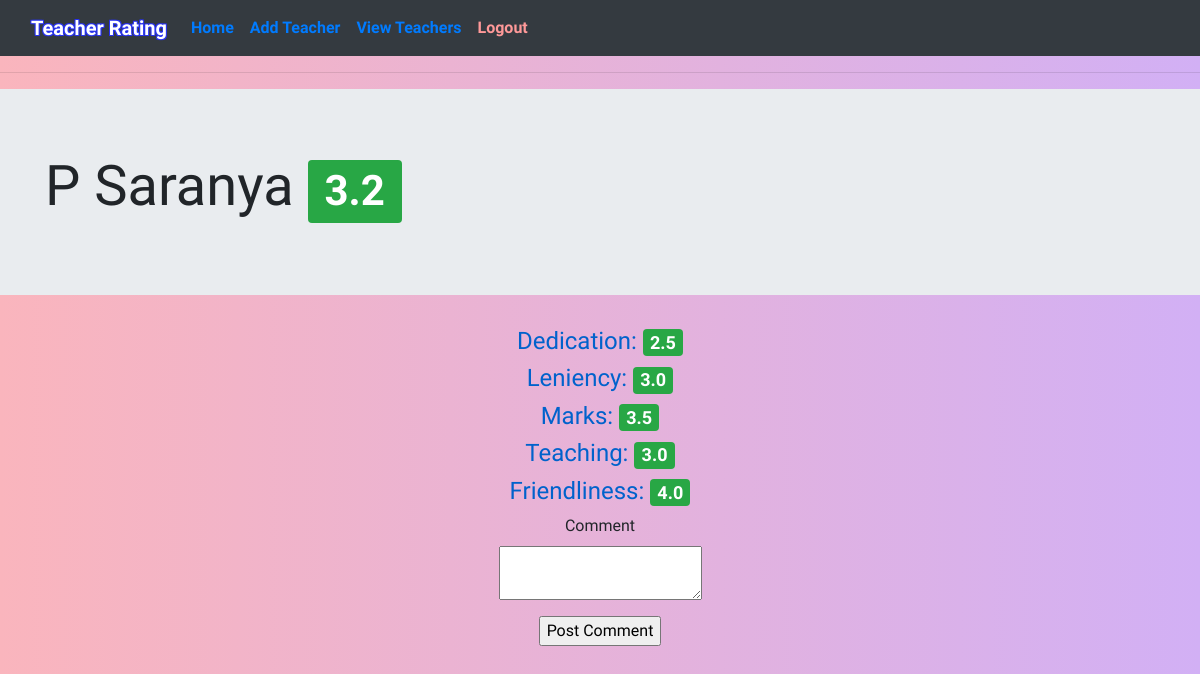
Before: /teacher/2 (signed in) with the older database file.
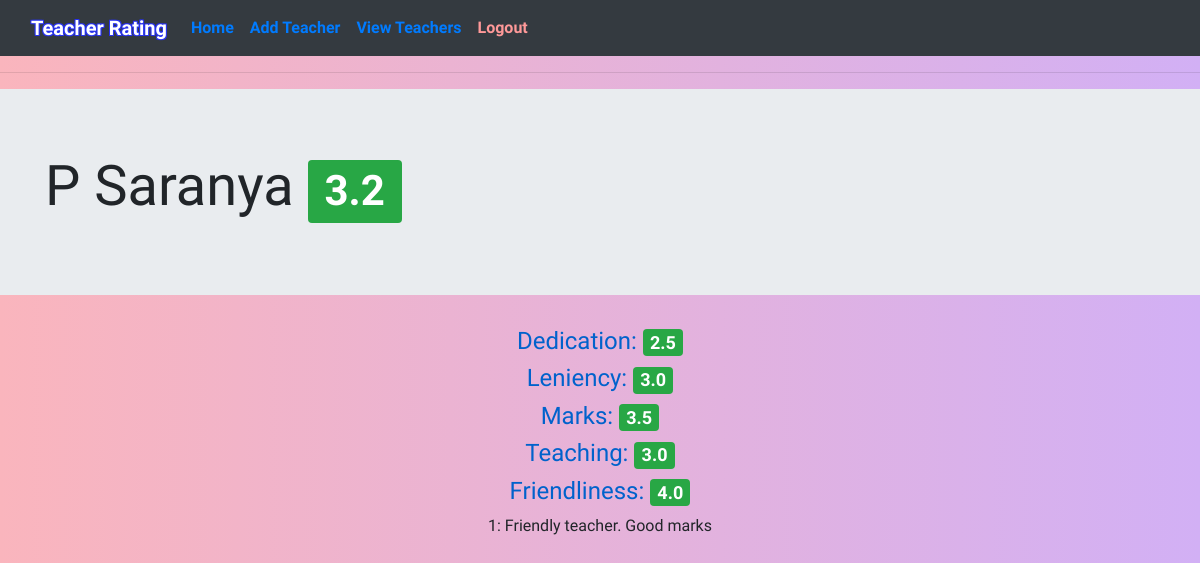
After: the same page with the newer database file.
### app/models.py (models this page shows, shortened)
class Teacher(db.Model):
    id = db.Column(db.Integer, primary_key=True)
    first_name = db.Column(db.String(64), index=True)
    last_name = db.Column(db.String(64), index=True)
    dept = db.Column(db.String(64), index=True)
    overall_score = db.Column(db.Float, default=0.0)
    dedication_score = db.Column(db.Float, default=0.0)
    leniency_score = db.Column(db.Float, default=0.0)
    marks_score = db.Column(db.Float, default=0.0)
    teaching_score = db.Column(db.Float, default=0.0)
    friendliness_score = db.Column(db.Float, default=0.0)
    created_at = db.Column(db.DateTime, index=True, default=datetime.utcnow)
    created_by = db.Column(db.Integer, db.ForeignKey('user.id'))

class Comment(db.Model):
    id = db.Column(db.Integer, primary_key=True)
    teacher_id = db.Column(db.Integer, db.ForeignKey('teacher.id'))
    user_id = db.Column(db.Integer, db.ForeignKey('teacher.id'))
    value = db.Column(db.String(140))
    created_at = db.Column(db.DateTime, index=True, default=datetime.utcnow)
    def __repr__(self):
        return '<Comment {}>'.format(str(self.user_id) + ": " + self.value)

### app/routes.py (the view, shortened to what this page needs)
@app.route('/teacher/<teacherId>', methods=['GET', 'POST'])
@login_required
def teacher(teacherId):
    teacher = Teacher.query.filter_by(id=teacherId).first()
    if teacher is not None:
        prevcomment = Comment.query.filter_by(user_id=current_user.id, teacher_id=teacherId).first()
        print(prevcomment)
        if prevcomment is None:
            form = CommentForm()
            comments = Comment.query.filter_by(teacher_id=teacherId).all()
            return render_template('teacher.html', teacher=teacher, form=form, comments=comments)
        comments = Comment.query.filter_by(teacher_id=teacherId).all()
        return render_template('teacher.html', teacher=teacher, comments=comments)
    flash('Invalid Teacher ID')
    return render_template(url_for('view_teachers'))

### app/models.py (called while the page is built)
@login.user_loader
def load_user(id):
    return User.query.get(int(id))

### app/templates/teacher.html (shortened to what this page needs)
{% extends "base.html" %}
{% block content %}
<div class="jumbotron jumbotron-fluid">
	<div class="container">
		<h1 class="display-4">{{ teacher.first_name }} {{ teacher.last_name }}  <span class="badge badge-success">{{ teacher.overall_score }}</span></h1>
	</div>
</div>
	<div class="container text-center col-md-6">
		<div>
			<h4>Dedication: <span class="badge badge-success">{{ teacher.dedication_score }}</span></h4>
		</div>
		<div>
			<h4>Leniency: <span class="badge badge-success">{{ teacher.leniency_score }}</span></h4>
		</div>
		<div>
			<h4>Marks: <span class="badge badge-success">{{ teacher.marks_score }}</span></h4>
		</div>
		<div>
			<h4>Teaching: <span class="badge badge-success">{{ teacher.teaching_score }}</span></h4>
		</div>
		<div>
			<h4>Friendliness: <span class="badge badge-success">{{ teacher.friendliness_score }}</span></h4>
		</div>
		{% if form %}
			<form action="" method="post">
				<p>
					{{ form.comment.label }}<br>
					{{ form.comment(size=32) }}
				</p>
				<p>{{ form.submit() }}</p>
			</form>
		{% endif %}
		<div>
			{% for comment in comments %}
				<p>{{comment.user_id}}: {{comment.value}}</p>
			{% endfor %}
		</div>
	</div>
{% endblock %}

### app/templates/base.html (shortened to what this page needs)
<html>
<head>
  <link rel="stylesheet" href="https://maxcdn.bootstrapcdn.com/bootstrap/4.0.0/css/bootstrap.min.css">
  <link rel="stylesheet" href="static/css/styles.css">
</head>
<body>
    <nav class="navbar navbar-expand-sm bg-dark navbar-inverse">
      <div class="container-fluid">
        <span class="navbar-brand" style="font-weight:bold; text-shadow:
    -1px -1px 0 #2832EF,
    1px -1px 0 #2832EF,
    -1px 1px 0 #2832EF,
    1px 1px 0 #2832EF;   color:white;">Teacher Rating</span>
        <div class="collapse navbar-collapse" id="collapsibleNavbar">
          <ul class="navbar-nav">
            <li class="nav-item"><a class="nav-link" style="font-weight: bold;" href="{{ url_for('index') }}">Home</a></li>
            {% if current_user.is_anonymous %}
              <li class="nav-item"><a class="nav-link" style="font-weight: bold;" href="{{url_for('register') }}">Register</a></li>
              <li class="nav-item"><a class="nav-link" style="font-weight: bold;" href="{{ url_for('login') }}">Login</a></li>
            {% else %}
              <li class="nav-item"><a class="nav-link" style="font-weight: bold;" href="{{ url_for('add_teacher') }}">Add Teacher</a></li>
              <li class="nav-item"><a class="nav-link" style="font-weight: bold;" href="{{ url_for('view_teachers') }}">View Teachers</a></li>
              <ul class="navbar-nav">
                <li class="nav-item" ><a class="nav-link" href="{{ url_for('logout') }}" style="font-weight: bold;color:#FF9999;">Logout</a></li>
              </ul>
            {% endif %}
          </ul>
        </div>
      </div>
    </nav>
      <hr>
      {% block content %}{% endblock %}
</body>
</html>

### app/static/css/styles.css (style rules this page uses)
body { background: -webkit-linear-gradient(left, #FAB5BD, #D2B0F5); font-family: 'Work Sans', serif; }
h4 { text-align: center; color: #0062cc; }
html { position: relative; min-height: 100%; }
body { margin-bottom: 60px; }

Changed rows visible on the page:
added Comment: user_id "1", value "Friendly teacher. Good marks"
Other visible differences:
form field submit: "Post Comment" → (not shown)
text no longer shown: "Comment"
